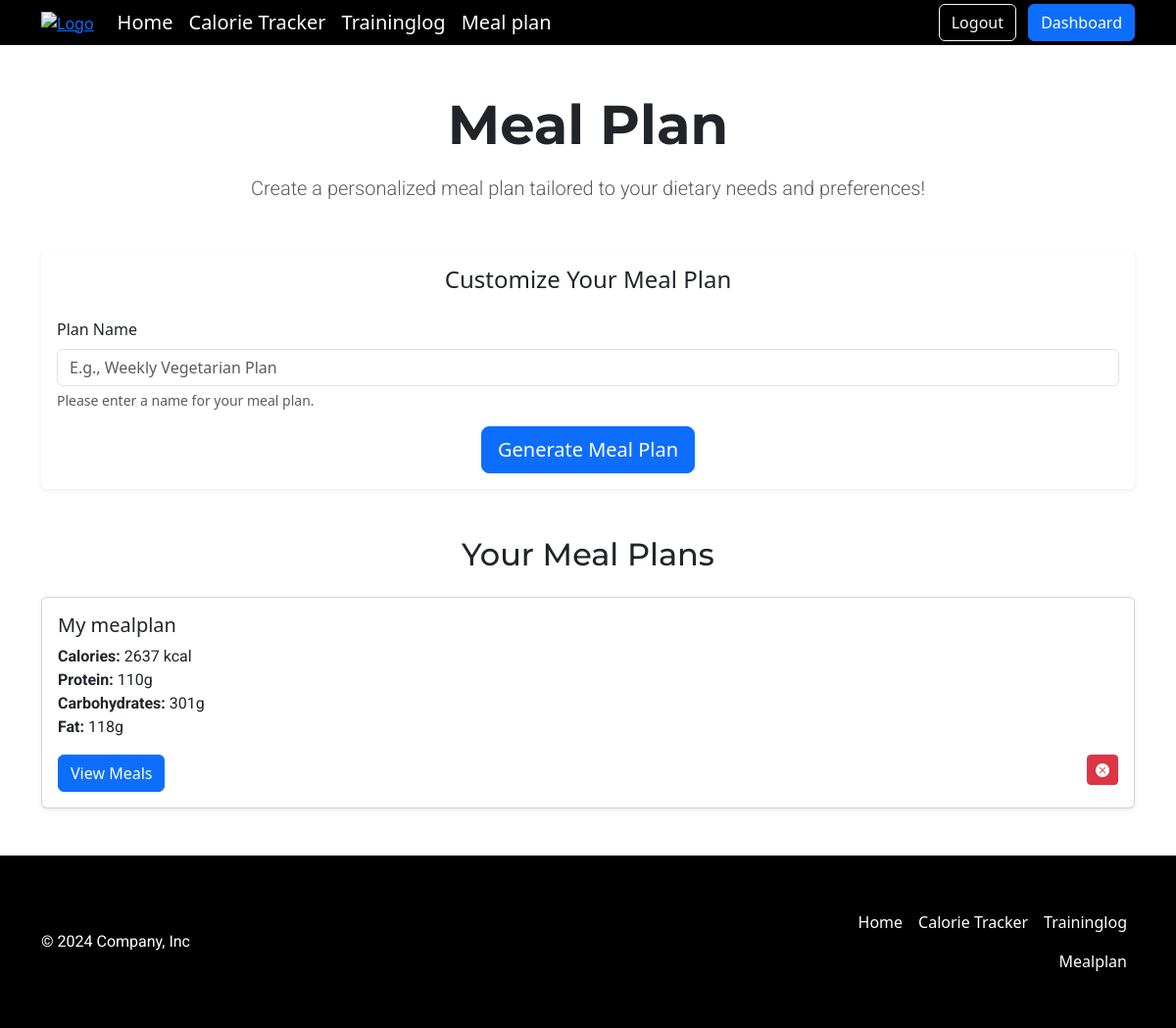
Screenshot of /mealplan (signed in) with the database file from the repository.
### tables this page shows
CREATE TABLE meal_plans (
id INTEGER PRIMARY KEY AUTOINCREMENT,
user_id INTEGER NOT NULL,
created_at DATETIME DEFAULT CURRENT_TIMESTAMP,
name TEXT,
calories INTEGER,
protein INTEGER,
carbohydrates INTEGER,
fat INTEGER,
FOREIGN KEY (user_id) REFERENCES users(id)
);

### app.py (the view)
@app.route("/mealplan", methods=["GET", "POST"])
@login_required
def mealplan():
    user_id = session["user_id"]
    MAX_PROTEIN = 125
    MAX_CARBS = 250
    MAX_FAT = 87
    def select_data(user_id):
        meal_plans = db.execute(
            """
            SELECT id, name, calories, protein, carbohydrates, fat
            FROM meal_plans
            WHERE user_id = ?
            ORDER BY created_at DESC
            """,
            user_id
        )
        meals = db.execute(
            """
            SELECT meal_id, meal_plan_id, title, source_url, ready_in_minutes, imagetype
            FROM meal_plan_meals
            WHERE meal_plan_id IN (SELECT id FROM meal_plans WHERE user_id = ?)
            """,
            user_id
        )
        meals_by_plan = {}
        for meal in meals:
            meal_plan_id = meal["meal_plan_id"]
            if meal_plan_id not in meals_by_plan:
                meals_by_plan[meal_plan_id] = []
            meals_by_plan[meal_plan_id].append(meal)
        return meal_plans, meals_by_plan
    def calculate_macronutrients(calorie_goal, goal_type):
        """Beregner minimum protein, kulhydrat og fedt baseret på mål og kalorieindtag."""
        if goal_type == "weight_loss":
            protein_ratio, carb_ratio, fat_ratio = 0.35, 0.30, 0.35
        elif goal_type == "muscle_gain":
            protein_ratio, carb_ratio, fat_ratio = 0.40, 0.40, 0.20
        else:  # maintenance
            protein_ratio, carb_ratio, fat_ratio = 0.30, 0.40, 0.30
        protein = min(calorie_goal * protein_ratio / 4, MAX_PROTEIN)  # 1 gram protein = 4 kcal
        carbs = min(calorie_goal * carb_ratio / 4, MAX_CARBS)        # 1 gram kulhydrat = 4 kcal
        fat = min(calorie_goal * fat_ratio / 9, MAX_FAT)             # 1 gram fedt = 9 kcal
        return round(protein), round(carbs), round(fat)
    if request.method == "POST":
        action = request.form.get("action")
        if action == "delete":
            plan_id = request.form.get("plan_id")
            if plan_id:
                db.execute("DELETE FROM meal_plan_meals WHERE meal_plan_id = ?", plan_id)
                db.execute("DELETE FROM meal_plans WHERE id = ? AND user_id = ?", plan_id, user_id)
        elif action == "add":
            if not request.form.get("plan_name"):
                return render_template("mealplan.html", error="Please enter a meal plan name.")
            user_data = db.execute("SELECT daily_calorie_goal, goal_type FROM users WHERE id = ?", user_id)[0]
            calorie_goal = user_data["daily_calorie_goal"]
            MAX_CALORIES = 3443
            if calorie_goal > MAX_CALORIES:
                calorie_goal = MAX_CALORIES  # Begræns til 3443 kalorier
                error_message = (
                    "Your daily calorie goal exceeds the maximum we can generate a plan for (3440 kcal). "
                    "We have created a plan with the highest available calorie value."
                )
            else:
                error_message = None
            goal_type = user_data["goal_type"]
            total_protein, total_carbs, total_fat = calculate_macronutrients(calorie_goal, goal_type)
            meal_protein = round(total_protein / 3 * 0.70)
            meal_carbs = round(total_carbs / 3 * 0.70)
            meal_fat = round(total_fat / 3 * 0.70)
            calorie_goal = calorie_goal / 3
            api_key = "71433d93ff0445e68f984bb19ca3048f"
            meal_types = ["breakfast", "main course", "main course"]
            meals = []
            total_calories = 0
            total_protein = 0
            total_carbs = 0
            total_fat = 0
            offset = 0
            for meal_type in meal_types:
                url = "https://api.spoonacular.com/recipes/complexSearch"
                params = {
                    "apiKey": api_key,
                    "type": meal_type,
                    "minCalories": min(calorie_goal - 100, 1100),  # Fordel kalorierne på tre måltider
                    "maxCalories": min(calorie_goal + 100, 1300),
                    "addRecipeNutrition": True,
                    "number": 1,
                    "offset": offset,
                    "instructionsRequired": True,
                    "minProtein": meal_protein,
                    "minCarbs": meal_carbs,
                    "minFat": meal_fat
                }
                response = requests.get(url, params=params)
                if response.status_code == 200:
                    result = response.json().get("results", [])
                    if result:
                        meal = result[0]
                        meals.append(meal)
                        offset += 1
                        nutrients = meal.get("nutrition", {}).get("nutrients", [])
                        total_calories += next((n["amount"] for n in nutrients if n["name"] == "Calories"), 0)
                        total_protein += next((n["amount"] for n in nutrients if n["name"] == "Protein"), 0)
                        total_carbs += next((n["amount"] for n in nutrients if n["name"] == "Carbohydrates"), 0)
                        total_fat += next((n["amount"] for n in nutrients if n["name"] == "Fat"), 0)
                else:
                    return render_template("mealplan.html", error=f"Failed to fetch {meal_type}. Try again.")
            if not meals or len(meals) != 3:
                return render_template("mealplan.html", error="Could not generate a complete meal plan. Try again.")
            meal_plan_id = db.execute(
                """
                INSERT INTO meal_plans (user_id, name, calories, protein, carbohydrates, fat)
                VALUES (?, ?, ?, ?, ?, ?)
                """,
                user_id, request.form.get("plan_name"), round(total_calories), round(total_protein), round(total_carbs), round(total_fat)
            )
            for meal in meals:
                db.execute(
                    """
                    INSERT INTO meal_plan_meals (meal_id, meal_plan_id, title, source_url, ready_in_minutes, imagetype)
                    VALUES (?, ?, ?, ?, ?, ?)
                    """,
                    meal["id"], meal_plan_id, meal["title"], meal["sourceUrl"], meal.get("readyInMinutes", 0), meal["imageType"]
                )
        meal_plans, meals_by_plan = select_data(user_id)
        return render_template("mealplan.html", meal_plans=meal_plans, meals_by_plan=meals_by_plan, error=error_message)
    else:  # GET request
        meal_plans, meals_by_plan = select_data(user_id)
        return render_template("mealplan.html", meal_plans=meal_plans, meals_by_plan=meals_by_plan)

### app.py (called while the page is built)
def login_required(f):
    @wraps(f)
    def decorated_function(*args, **kwargs):
        if session.get("user_id") is None:
            return redirect("/login")
        return f(*args, **kwargs)
    return decorated_function

@app.after_request
def after_request(response):
    response.headers["Cache-Control"] = "no-cache, no-store, must-revalidate"
    response.headers["Expires"] = 0
    response.headers["Pragma"] = "no-cache"
    return response

### templates/mealplan.html (shortened to what this page needs)
{% extends "layout.html" %}
{% block main %}
<div class="container my-5 text-center">
    <h1 class="display-4 mb-3 fw-bold">Meal Plan</h1>
    <p class="lead text-muted">Create a personalized meal plan tailored to your dietary needs and preferences!</p>
</div>
<div class="container my-5">
    <div class="card shadow-sm border-0">
        <div class="card-body">
            <h4 class="card-title text-center mb-4">Customize Your Meal Plan</h4>
            <form action="/mealplan" method="post">
                <div class="mb-3">
                    <label for="plan_name" class="form-label">Plan Name</label>
                    <input type="text" class="form-control" id="plan_name" name="plan_name" placeholder="E.g., Weekly Vegetarian Plan" required>
                    <div class="form-text">Please enter a name for your meal plan.</div>
                </div>
                <div class="text-center">
                    <button type="submit" class="btn btn-primary btn-lg">Generate Meal Plan</button>
                </div>
            </form>
        </div>
    </div>
</div>
<div class="container my-5">
    <h2 class="text-center mb-4">Your Meal Plans</h2>
    {% for plan in meal_plans %}
    <div class="row mb-4">
        <div class="col-12">
            <div class="card shadow-sm">
                <div class="card-body">
                    <h5 class="card-title">{{ plan.name }}</h5>
                    <p>
                        <strong>Calories:</strong> {{ plan.calories }} kcal<br>
                        <strong>Protein:</strong> {{ plan.protein }}g<br>
                        <strong>Carbohydrates:</strong> {{ plan.carbohydrates }}g<br>
                        <strong>Fat:</strong> {{ plan.fat }}g
                    </p>
                    <div class="d-flex justify-content-between">
                        <button class="btn btn-primary" data-bs-toggle="collapse" data-bs-target="#plan-{{ plan.id }}">
                            View Meals
                        </button>
                        <form action="/mealplan" method="post" style="display: inline;">
                            <button class="btn btn-sm btn-danger" type="submit">
                                <i class="bi bi-x-circle-fill"></i>
                            </button>
                        </form>
                    </div>
                </div>
            </div>
        </div>
    </div>
    {% endfor %}
</div>
{% endblock %}

### static/styles.css (style rules this page uses)
h1, h2, h3 { font-family: 'Montserrat', sans-serif !important; }
p { font-family: 'Roboto', sans-serif !important; }

### rows the page displays
meal_plans: name "My mealplan", calories "2637", protein "110", carbohydrates "301", fat "118"
